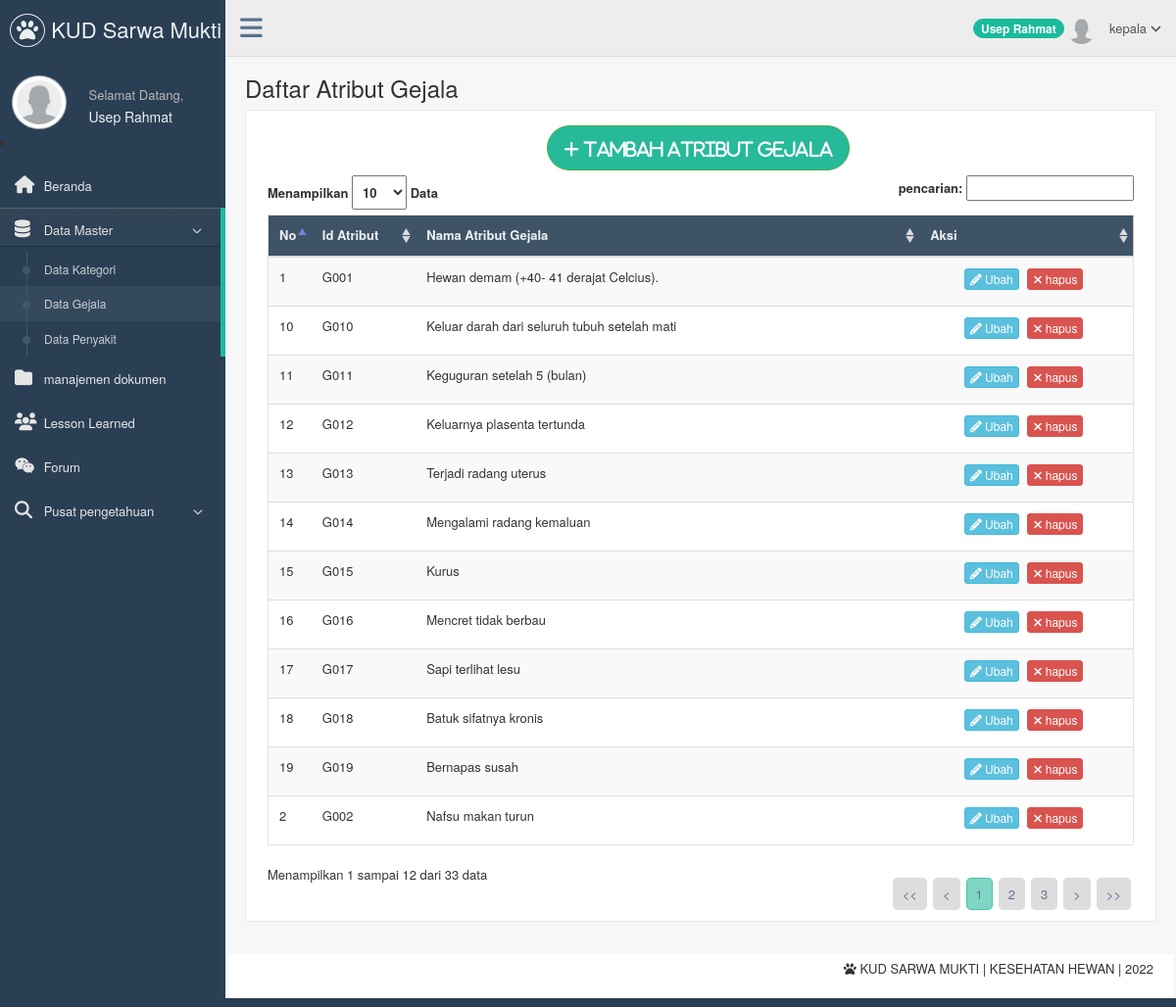
The app's page /page/kepala/index.php?page=daftar_atribut_gejala (signed in) with its own data.
### tables this page shows
CREATE TABLE `t_pengguna` (
  `nip` varchar(15) NOT NULL,
  `username` varchar(50) NOT NULL,
  `password` varchar(50) NOT NULL,
  `nama_pengguna` varchar(200) NOT NULL,
  `level` varchar(80) NOT NULL,
  `email` varchar(150) NOT NULL,
  `jabatan` varchar(50) NOT NULL,
  `status` enum('Aktif','Tidak Aktif') NOT NULL DEFAULT 'Aktif',
  `foto` varchar(255) DEFAULT NULL,
  `alamat` text NOT NULL,
  `tanggal_lahir` date NOT NULL
);

CREATE TABLE `t_atributgejala` (
  `id_atributgejala` varchar(5) NOT NULL,
  `nama_atributgejala` varchar(255) NOT NULL
);

### config/navigasi.php (called while the page is built, shortened)
<?php
	function navigasi(){
		if (isset($_GET['page'])) {
			switch ($_GET['page']) {
				case 'daftar_atribut_gejala' : include('daftar_atribut_gejala.php');
					break;
			}
		}
		else{
			include "beranda.php";
		}
	}
?>

### page/kepala/daftar_atribut_gejala.php (the view, shortened to what this page needs)
<?php
    if($_SESSION['nip']!=""){
?>
    <div class="page-title">
        <div class="title_left">
            <h3>
                    Daftar Atribut Gejala
            </h3>
        </div>
    </div>
    <div class="clearfix"></div>
        <div class="row">
            <div class="col-md-12 col-sm-12 col-xs-12">
                <div class="x_panel">
                    <div class="x_content">
                       <center><a href="index.php?page=tambah_daftar_atribut_gejala"><button type="button" class="btn btn-round btn-success btn-lg" ><i class="fa fa-plus"> Tambah Atribut Gejala </i></button></a></center>
                        <table id="example" class="table table-striped responsive-utilities jambo_table">
                             <?php
                                        $link = koneksi_db();
                                        $sql = ("SELECT * FROM t_atributgejala");
                                        $tampil=mysql_query($sql,$link);
                                        $banyakrecord=mysql_num_rows($tampil);
                                        if($banyakrecord>0){
                             ?>
                            <thead>
                                <tr class="headings">
                                    <th>No </th>
                                    <th>Id Atribut </th>
                                    <th>Nama Atribut Gejala </th>
                                    <th align="center">Aksi </th>
                                </tr>
                            </thead>
                            <tbody>
                                <?php
                                        $i=0;
                                        while($data=mysql_fetch_array($tampil)){
                                        $i++;?>
                                <tr class="even pointer">
                                    <td>
                                        <?php echo $i; ?>
                                    </td>
                                    <td>
                                        <?php echo $data['id_atributgejala'];?>
                                    </td>
                                    <td>
                                        <?php echo $data['nama_atributgejala'];?>
                                    </td>
                                     <td align="center">
                                            <a href="index.php?page=ubah_daftar_atribut_gejala&&id_atributgejala=<?php echo $data['id_atributgejala'];?>" class="btn btn-info btn-xs"><i class="fa fa-pencil"></i> Ubah </a>
                                     <a href="hapus_gejala.php?id_atributgejala=<?php echo $data['id_atributgejala'];?>" class="btn btn-danger btn-xs" onclick ="if (!confirm('Apakah Anda yakin akan menghapus data <?php echo $data['nama_atributgejala'];?>?')) return false;"><i class="fa fa-remove"></i> hapus </a>
                                    </td>
                                </tr>
                            <?php
                            }
                            ?>
                            </tbody>
                        </table>
                        <?php
                    }
                    ?>
                    </div>
                </div>
            </div>
        </div>
    <?php
    }
    else{
    header("Location:../../belum_login.php");
}
?>

### page/kepala/index.php (shortened to what this page needs)
<?php
	if($_SESSION['level']="kepala"){
	include "../../config/navigasi.php";
?>
<!DOCTYPE html>
<html lang="en">
<head>
    <link href="../../css/bootstrap.min.css" rel="stylesheet">
    <link href="../../fonts/css/font-awesome.min.css" rel="stylesheet">
    <link href="../../css/animate.min.css" rel="stylesheet">
    <link href="../../css/custom.css" rel="stylesheet">
    <link href="../../css/icheck/flat/green.css" rel="stylesheet">
    <link href="../../css/datatables/tools/css/dataTables.tableTools.css" rel="stylesheet">
    <link href="http://netdna.bootstrapcdn.com/font-awesome/3.0.2/css/font-awesome.css" rel="stylesheet">
    <link href="../../css/editor/external/google-code-prettify/prettify.css" rel="stylesheet">
    <link href="../../css/editor/index.css" rel="stylesheet">
    <link href="../../css/select/select2.min.css" rel="stylesheet">
    <link rel="stylesheet" href="../../css/switchery/switchery.min.css" />
    <link href="../../js/bootstrap-wysihtml5/bootstrap3-wysihtml5.min.css" rel="stylesheet" type="text/css" />
</head>
<body class="nav-md">
   <div class="container body">
        <div class="main_container">
        <?php include("sidebar.php"); ?>
        <?php include("header.php"); ?>
        <div class="right_col" role="main">
        <?php navigasi(); ?>
        <br/>
        <?php include("footer.php"); ?>
        </div>
        </div>
    </div>
<div id="custom_notifications" class="custom-notifications dsp_none">
            <div class="clearfix"></div>
</div>
</body>
</html>
<?php
}
else{
	header("Location:../../belum_login.php");
}
?>

### page/kepala/sidebar.php (shortened to what this page needs)
<?php
   if($_SESSION['nip']!=""){
   $nip = $_SESSION['nip'];
?>
<?php
     $queryPhoto=mysql_query("SELECT foto
                        FROM t_pengguna
                        WHERE nip = '$nip'
                        LIMIT 1");
    $data=mysql_fetch_array($queryPhoto);
?>
<div class="col-md-3 left_col">
    <div class="left_col scroll-view">
        <div class="navbar nav_title" style="border: 0;">
            <a href="index.php" class="site_title"><i class="fa fa-paw"></i><span> KUD Sarwa Mukti </span></a>
        </div>
                    <div class="profile">
                        <div class="profile_pic">
                            <?php
                                                                if($data['foto']==NULL){
                                                            ?>
                                                                    <img src="../../images/user.png" alt="..." class="img-circle profile_img" width="200" height="55"/>
                                                            <?php
                                                                }else{
                                                            ?>
                                                                   <img src="<?php echo $data['foto'];?>"  alt="..." class="img-circle profile_img" width="200" height="55">
                                                            <?php
                                                                }
                                                            ?>
                        </div>
                        <div class="profile_info">
                            <span>Selamat Datang,</span>
                            <h2><?php echo $_SESSION['nama_pengguna'];?></h2>
                        </div>
                    </div>
                    <li/>
                    <div id="sidebar-menu" class="main_menu_side hidden-print main_menu">
                       <div class="menu_section">
                            <ul class="nav side-menu">
                                <li><a href="index.php"><i class="fa fa-home"></i> Beranda </a>
                                </li>
                                <li><a><i class="fa fa-database"></i> Data Master <span class="fa fa-chevron-down"></span></a>
                                    <ul class="nav child_menu" style="display: none">
                                        <li><a href="index.php?page=daftar_kategori"> Data Kategori </a>
                                </li>
                                        <li><a href="index.php?page=daftar_atribut_gejala">Data Gejala</a>
                                        </li>
                                        <li><a href="index.php?page=daftar_kasus_penyakit">Data Penyakit </a>
                                    </ul>
                                </li>
                                <li><a href="index.php?page=daftar_dokumen"><i class="fa fa-folder"></i> manajemen dokumen </a>
                                </li>
                                <li><a href="index.php?page=lesson_learned"><i class="fa fa-users"></i> Lesson Learned </a>
                                </li>
                                <li><a href="index.php?page=forum"><i class="fa fa-wechat"></i> Forum </a>
                                </li>
                                <li><a><i class="fa fa-search"></i> Pusat pengetahuan <span class="fa fa-chevron-down"></span></a>
                                </li>
                            </ul>
                        </div>
                    </div>
    </div>
</div>
<?php
}
else {
header("Location:../../belum_login.php");
}
?>

### page/kepala/header.php (shortened to what this page needs)
<?php
    if($_SESSION['nip']!=""){
    $nip = $_SESSION['nip'];
    $Nama  = $_SESSION['nama_pengguna'];
    $queryPhoto=mysql_query("SELECT foto
                        FROM t_pengguna
                        WHERE nip = '$nip'
                        LIMIT 1");
    $data=mysql_fetch_array($queryPhoto);
?>
            <div class="top_nav">
                <div class="nav_menu">
                    <nav class="" role="navigation">
                       <div class="nav toggle">
                            <a id="menu_toggle"><i class="fa fa-bars"></i></a>
                        </div>
                        <ul class="nav navbar-nav navbar-right">
                            <li>
                                <a href="javascript:;" class="user-profile dropdown-toggle" data-toggle="dropdown" aria-expanded="false">
                                   <span class="badge bg-green"><?php echo $Nama;?></span> <?php
                                                                if($data['foto']==NULL){
                                                            ?>
                                                                    <img src="../../images/user.png" alt=""/>
                                                            <?php
                                                                }else{
                                                            ?>
                                                                   <img src="<?php echo $data['foto'];?>"  alt="">
                                                            <?php
                                                                }
                                                            ?>
                                                            <?php echo $_SESSION['level'];?>
                                    <span class=" fa fa-angle-down"></span>
                                </a>
                            </li>
                        </ul>
                    </nav>
                </div>
              </div>
<?php
}
else {
header("Location:../../belum_login.php");
}
?>

### page/kepala/footer.php (shortened to what this page needs)
 <?php
    if($_SESSION['nip']!=""){
?>
                <footer>
                    <center><div>
                        <p class="pull-right"><i class="fa fa-paw"></i> KUD SARWA MUKTI |
                            <span>KESEHATAN HEWAN | <?php echo date('Y')?></span>
                        </p>
                    </div></center>
                    <div class="clearfix"></div>
                </footer>
 <div id="custom_notifications" class="custom-notifications dsp_none">
            <div class="clearfix"></div>
</div>
<?php
}
else {
header("Location:../../belum_login.php");
}
?>

### records on screen
t_pengguna: foto (placeholder picture)
t_atributgejala: id_atributgejala "G001", nama_atributgejala "Hewan demam (+40- 41 derajat Celcius)."
t_atributgejala: id_atributgejala "G002", nama_atributgejala "Nafsu makan turun"
t_atributgejala: id_atributgejala "G010", nama_atributgejala "Keluar darah dari seluruh tubuh setelah mati"
t_atributgejala: id_atributgejala "G011", nama_atributgejala "Keguguran setelah 5 (bulan)"
t_atributgejala: id_atributgejala "G012", nama_atributgejala "Keluarnya plasenta tertunda"
t_atributgejala: id_atributgejala "G013", nama_atributgejala "Terjadi radang uterus"
t_atributgejala: id_atributgejala "G014", nama_atributgejala "Mengalami radang kemaluan"
t_atributgejala: id_atributgejala "G015", nama_atributgejala "Kurus"
t_atributgejala: id_atributgejala "G016", nama_atributgejala "Mencret tidak berbau"
t_atributgejala: id_atributgejala "G017", nama_atributgejala "Sapi terlihat lesu"
t_atributgejala: id_atributgejala "G018", nama_atributgejala "Batuk sifatnya kronis"
t_atributgejala: id_atributgejala "G019", nama_atributgejala "Bernapas susah"

### other values on screen
$_SESSION['nama_pengguna'] "Usep Rahmat"
$Nama "Usep Rahmat"
$_SESSION['level'] "kepala"
